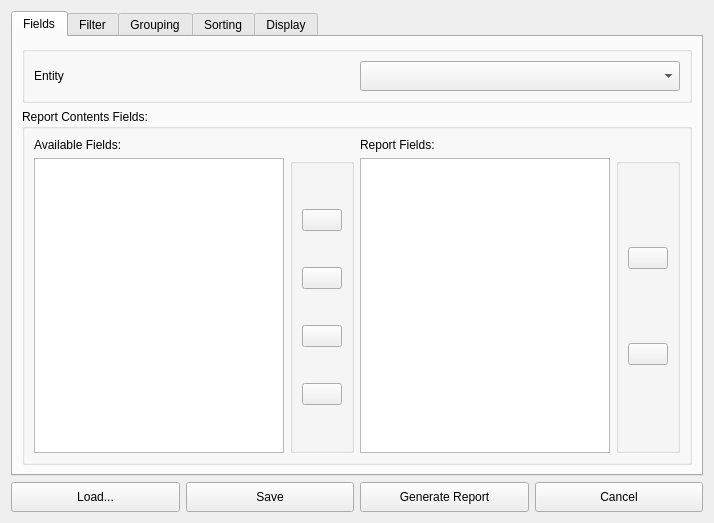
<?xml version="1.0" encoding="UTF-8"?>
<ui version="4.0">
 <class>ReportBuilder</class>
 <widget class="QWidget" name="ReportBuilder">
  <property name="geometry">
   <rect>
    <x>0</x>
    <y>0</y>
    <width>656</width>
    <height>523</height>
   </rect>
  </property>
  <property name="windowTitle">
   <string>STDM Report Builder</string>
  </property>
  <layout class="QGridLayout" name="gridLayout">
   <item row="0" column="0" colspan="4">
    <widget class="QTabWidget" name="tabWidget">
     <property name="currentIndex">
      <number>0</number>
     </property>
     <widget class="QWidget" name="tab">
      <attribute name="title">
       <string>Fields</string>
      </attribute>
      <layout class="QGridLayout" name="gridLayout_3">
       <item row="0" column="0">
        <widget class="QGroupBox" name="groupBox">
         <property name="title">
          <string/>
         </property>
         <layout class="QGridLayout" name="gridLayout_2">
          <item row="0" column="1">
           <widget class="QComboBox" name="comboBox">
            <property name="minimumSize">
             <size>
              <width>0</width>
              <height>30</height>
             </size>
            </property>
           </widget>
          </item>
          <item row="0" column="0">
           <widget class="QLabel" name="label">
            <property name="text">
             <string>Entity</string>
            </property>
            <property name="alignment">
             <set>Qt::AlignLeading|Qt::AlignLeft|Qt::AlignVCenter</set>
            </property>
           </widget>
          </item>
         </layout>
        </widget>
       </item>
       <item row="1" column="0">
        <widget class="QGroupBox" name="groupBox_2">
         <property name="title">
          <string>Report Contents Fields:</string>
         </property>
         <layout class="QGridLayout" name="gridLayout_4">
          <item row="0" column="0">
           <widget class="QLabel" name="label_2">
            <property name="text">
             <string>Available Fields:</string>
            </property>
           </widget>
          </item>
          <item row="0" column="2">
           <widget class="QLabel" name="label_3">
            <property name="text">
             <string>Report Fields:</string>
            </property>
           </widget>
          </item>
          <item row="1" column="0">
           <widget class="QListWidget" name="listWidget">
            <property name="selectionMode">
             <enum>QAbstractItemView::MultiSelection</enum>
            </property>
           </widget>
          </item>
          <item row="1" column="2">
           <widget class="QListWidget" name="listWidget_2"/>
          </item>
          <item row="1" column="1">
           <widget class="QGroupBox" name="groupBox_3">
            <property name="title">
             <string/>
            </property>
            <property name="flat">
             <bool>true</bool>
            </property>
            <layout class="QVBoxLayout" name="verticalLayout">
             <property name="spacing">
              <number>0</number>
             </property>
             <item>
              <widget class="QPushButton" name="btnAddField">
               <property name="text">
                <string/>
               </property>
               <property name="icon">
                <iconset resource="../../resources.qrc">
                 <normaloff>:/plugins/stdm/images/icons/next.png</normaloff>:/plugins/stdm/images/icons/next.png</iconset>
               </property>
              </widget>
             </item>
             <item>
              <widget class="QPushButton" name="btnRemField">
               <property name="text">
                <string/>
               </property>
               <property name="icon">
                <iconset resource="../../resources.qrc">
                 <normaloff>:/plugins/stdm/images/icons/previous.png</normaloff>:/plugins/stdm/images/icons/previous.png</iconset>
               </property>
              </widget>
             </item>
             <item>
              <widget class="QPushButton" name="btnAddAllFields">
               <property name="text">
                <string/>
               </property>
               <property name="icon">
                <iconset resource="../../resources.qrc">
                 <normaloff>:/plugins/stdm/images/icons/last.png</normaloff>:/plugins/stdm/images/icons/last.png</iconset>
               </property>
              </widget>
             </item>
             <item>
              <widget class="QPushButton" name="btnRemAllFields">
               <property name="text">
                <string/>
               </property>
               <property name="icon">
                <iconset resource="../../resources.qrc">
                 <normaloff>:/plugins/stdm/images/icons/first.png</normaloff>:/plugins/stdm/images/icons/first.png</iconset>
               </property>
              </widget>
             </item>
            </layout>
           </widget>
          </item>
          <item row="1" column="3">
           <widget class="QGroupBox" name="groupBox_4">
            <property name="title">
             <string/>
            </property>
            <property name="flat">
             <bool>true</bool>
            </property>
            <layout class="QVBoxLayout" name="verticalLayout_2">
             <property name="spacing">
              <number>0</number>
             </property>
             <item>
              <widget class="QPushButton" name="btnRptFieldUp">
               <property name="text">
                <string/>
               </property>
               <property name="icon">
                <iconset resource="../../resources.qrc">
                 <normaloff>:/plugins/stdm/images/icons/down.png</normaloff>:/plugins/stdm/images/icons/down.png</iconset>
               </property>
              </widget>
             </item>
             <item>
              <widget class="QPushButton" name="btnRptFieldDwn">
               <property name="text">
                <string/>
               </property>
               <property name="icon">
                <iconset resource="../../resources.qrc">
                 <normaloff>:/plugins/stdm/images/icons/up.png</normaloff>:/plugins/stdm/images/icons/up.png</iconset>
               </property>
              </widget>
             </item>
            </layout>
           </widget>
          </item>
         </layout>
        </widget>
       </item>
      </layout>
     </widget>
     <widget class="QWidget" name="tab_2">
      <attribute name="title">
       <string>Filter</string>
      </attribute>
      <layout class="QGridLayout" name="gridLayout_7">
       <item row="0" column="0" colspan="2">
        <widget class="QLabel" name="label_4">
         <property name="text">
          <string>Enter a WHERE clause to select records that will be appended to the report.</string>
         </property>
        </widget>
       </item>
       <item row="1" column="0" colspan="6">
        <widget class="QGroupBox" name="groupBox_5">
         <property name="title">
          <string>Report Fields</string>
         </property>
         <layout class="QGridLayout" name="gridLayout_6">
          <item row="0" column="0">
           <widget class="QListWidget" name="lstFields"/>
          </item>
          <item row="0" column="1">
           <widget class="QListWidget" name="lstUniqVal"/>
          </item>
          <item row="1" column="1">
           <widget class="QPushButton" name="btnUniqVals">
            <property name="text">
             <string>Get Unique Values</string>
            </property>
           </widget>
          </item>
         </layout>
        </widget>
       </item>
       <item row="2" column="0" rowspan="2">
        <widget class="QGroupBox" name="groupBox_6">
         <property name="title">
          <string>Operators:</string>
         </property>
         <layout class="QGridLayout" name="gridLayout_5">
          <item row="0" column="0">
           <widget class="QPushButton" name="btnOpEqual">
            <property name="minimumSize">
             <size>
              <width>0</width>
              <height>30</height>
             </size>
            </property>
            <property name="text">
             <string>=</string>
            </property>
           </widget>
          </item>
          <item row="0" column="1">
           <widget class="QPushButton" name="btnOpNotEqual">
            <property name="minimumSize">
             <size>
              <width>0</width>
              <height>30</height>
             </size>
            </property>
            <property name="text">
             <string>&lt;&gt;</string>
            </property>
           </widget>
          </item>
          <item row="0" column="2">
           <widget class="QPushButton" name="btnOpLike">
            <property name="minimumSize">
             <size>
              <width>0</width>
              <height>30</height>
             </size>
            </property>
            <property name="text">
             <string>LIKE</string>
            </property>
           </widget>
          </item>
          <item row="1" column="0">
           <widget class="QPushButton" name="btnOpGreater">
            <property name="minimumSize">
             <size>
              <width>0</width>
              <height>30</height>
             </size>
            </property>
            <property name="text">
             <string>&gt;</string>
            </property>
           </widget>
          </item>
          <item row="1" column="1">
           <widget class="QPushButton" name="btnOpGreaterEq">
            <property name="minimumSize">
             <size>
              <width>0</width>
              <height>30</height>
             </size>
            </property>
            <property name="text">
             <string>&gt;=</string>
            </property>
           </widget>
          </item>
          <item row="1" column="2">
           <widget class="QPushButton" name="btnOpAnd">
            <property name="minimumSize">
             <size>
              <width>0</width>
              <height>30</height>
             </size>
            </property>
            <property name="text">
             <string>AND</string>
            </property>
           </widget>
          </item>
          <item row="2" column="0">
           <widget class="QPushButton" name="btnOpLess">
            <property name="minimumSize">
             <size>
              <width>0</width>
              <height>30</height>
             </size>
            </property>
            <property name="text">
             <string>&lt;</string>
            </property>
           </widget>
          </item>
          <item row="2" column="1">
           <widget class="QPushButton" name="btnOpLess_2">
            <property name="minimumSize">
             <size>
              <width>0</width>
              <height>30</height>
             </size>
            </property>
            <property name="text">
             <string>&lt;=</string>
            </property>
           </widget>
          </item>
          <item row="2" column="2">
           <widget class="QPushButton" name="btnOpOr">
            <property name="minimumSize">
             <size>
              <width>0</width>
              <height>30</height>
             </size>
            </property>
            <property name="text">
             <string>OR</string>
            </property>
           </widget>
          </item>
         </layout>
        </widget>
       </item>
       <item row="2" column="1" colspan="5">
        <widget class="QLabel" name="lblSqlEntity">
         <property name="text">
          <string>Select * FROM [ENTITY] WHERE:</string>
         </property>
        </widget>
       </item>
       <item row="3" column="1" colspan="5">
        <widget class="QTextEdit" name="txtSqlParser"/>
       </item>
       <item row="4" column="1">
        <widget class="QPushButton" name="btnSQLClr">
         <property name="minimumSize">
          <size>
           <width>0</width>
           <height>30</height>
          </size>
         </property>
         <property name="text">
          <string>Clear</string>
         </property>
        </widget>
       </item>
       <item row="4" column="2">
        <widget class="QPushButton" name="btnSQLVer">
         <property name="minimumSize">
          <size>
           <width>0</width>
           <height>30</height>
          </size>
         </property>
         <property name="text">
          <string>Verify</string>
         </property>
        </widget>
       </item>
       <item row="4" column="4">
        <widget class="QPushButton" name="btnMap">
         <property name="minimumSize">
          <size>
           <width>0</width>
           <height>30</height>
          </size>
         </property>
         <property name="text">
          <string>Show on Map</string>
         </property>
        </widget>
       </item>
       <item row="4" column="3">
        <widget class="QPushButton" name="btnSQLApply">
         <property name="minimumSize">
          <size>
           <width>0</width>
           <height>30</height>
          </size>
         </property>
         <property name="text">
          <string>Apply</string>
         </property>
        </widget>
       </item>
      </layout>
     </widget>
     <widget class="QWidget" name="tab_3">
      <attribute name="title">
       <string>Grouping</string>
      </attribute>
      <layout class="QGridLayout" name="gridLayout_8">
       <item row="0" column="0">
        <widget class="QLabel" name="label_5">
         <property name="text">
          <string>Report Fields:</string>
         </property>
        </widget>
       </item>
       <item row="1" column="0">
        <widget class="QListWidget" name="lstRptFields"/>
       </item>
       <item row="1" column="1">
        <widget class="QGroupBox" name="groupBox_7">
         <property name="title">
          <string/>
         </property>
         <property name="flat">
          <bool>true</bool>
         </property>
         <layout class="QVBoxLayout" name="verticalLayout_3">
          <property name="spacing">
           <number>0</number>
          </property>
          <item>
           <widget class="QPushButton" name="btnAddGpField">
            <property name="text">
             <string/>
            </property>
            <property name="icon">
             <iconset resource="../../resources.qrc">
              <normaloff>:/plugins/stdm/images/icons/next.png</normaloff>:/plugins/stdm/images/icons/next.png</iconset>
            </property>
           </widget>
          </item>
          <item>
           <widget class="QPushButton" name="btnRemGpField">
            <property name="text">
             <string/>
            </property>
            <property name="icon">
             <iconset resource="../../resources.qrc">
              <normaloff>:/plugins/stdm/images/icons/previous.png</normaloff>:/plugins/stdm/images/icons/previous.png</iconset>
            </property>
           </widget>
          </item>
         </layout>
        </widget>
       </item>
       <item row="1" column="2">
        <widget class="QTableWidget" name="tbGroupFields">
         <attribute name="horizontalHeaderDefaultSectionSize">
          <number>95</number>
         </attribute>
         <attribute name="horizontalHeaderStretchLastSection">
          <bool>true</bool>
         </attribute>
         <column>
          <property name="text">
           <string>Fields</string>
          </property>
         </column>
        </widget>
       </item>
       <item row="2" column="0">
        <widget class="QCheckBox" name="chIncludeGpFields">
         <property name="text">
          <string>Include Group Fields</string>
         </property>
        </widget>
       </item>
      </layout>
     </widget>
     <widget class="QWidget" name="tab_4">
      <attribute name="title">
       <string>Sorting</string>
      </attribute>
      <layout class="QVBoxLayout" name="verticalLayout_4">
       <item>
        <widget class="QLabel" name="label_6">
         <property name="text">
          <string>Sort records by a maximum of three fields in either ascending or descending order.</string>
         </property>
        </widget>
       </item>
       <item>
        <widget class="QTableWidget" name="tbSortFields">
         <attribute name="horizontalHeaderDefaultSectionSize">
          <number>130</number>
         </attribute>
         <attribute name="horizontalHeaderHighlightSections">
          <bool>false</bool>
         </attribute>
         <attribute name="horizontalHeaderStretchLastSection">
          <bool>true</bool>
         </attribute>
         <column>
          <property name="text">
           <string>Fields</string>
          </property>
         </column>
         <column>
          <property name="text">
           <string>Sort</string>
          </property>
         </column>
         <column>
          <property name="text">
           <string>Order</string>
          </property>
         </column>
        </widget>
       </item>
      </layout>
     </widget>
     <widget class="QWidget" name="tab_5">
      <attribute name="title">
       <string>Display</string>
      </attribute>
      <layout class="QGridLayout" name="gridLayout_9">
       <item row="0" column="0">
        <widget class="QLabel" name="label_7">
         <property name="text">
          <string>Settings:</string>
         </property>
        </widget>
       </item>
       <item row="1" column="0">
        <widget class="QTreeWidget" name="trRptSettings">
         <attribute name="headerVisible">
          <bool>false</bool>
         </attribute>
         <column>
          <property name="text">
           <string>1</string>
          </property>
         </column>
         <item>
          <property name="text">
           <string>Elements</string>
          </property>
          <item>
           <property name="text">
            <string>Title</string>
           </property>
          </item>
          <item>
           <property name="text">
            <string>Subtitle</string>
           </property>
          </item>
          <item>
           <property name="text">
            <string>Field Names</string>
           </property>
          </item>
          <item>
           <property name="text">
            <string>Date</string>
           </property>
          </item>
          <item>
           <property name="text">
            <string>Page Numbering</string>
           </property>
          </item>
         </item>
         <item>
          <property name="text">
           <string>Fields</string>
          </property>
         </item>
         <item>
          <property name="text">
           <string>Groups</string>
          </property>
         </item>
        </widget>
       </item>
       <item row="1" column="1">
        <widget class="QStackedWidget" name="stackedWidget">
         <property name="currentIndex">
          <number>-1</number>
         </property>
        </widget>
       </item>
      </layout>
     </widget>
    </widget>
   </item>
   <item row="1" column="0">
    <widget class="QPushButton" name="btnLoad">
     <property name="minimumSize">
      <size>
       <width>0</width>
       <height>30</height>
      </size>
     </property>
     <property name="text">
      <string>Load...</string>
     </property>
    </widget>
   </item>
   <item row="1" column="3">
    <widget class="QPushButton" name="btnRptCancel">
     <property name="minimumSize">
      <size>
       <width>0</width>
       <height>30</height>
      </size>
     </property>
     <property name="text">
      <string>Cancel</string>
     </property>
    </widget>
   </item>
   <item row="1" column="2">
    <widget class="QPushButton" name="btnGenRpt">
     <property name="minimumSize">
      <size>
       <width>0</width>
       <height>30</height>
      </size>
     </property>
     <property name="text">
      <string>Generate Report</string>
     </property>
    </widget>
   </item>
   <item row="1" column="1">
    <widget class="QPushButton" name="btnSave">
     <property name="minimumSize">
      <size>
       <width>0</width>
       <height>30</height>
      </size>
     </property>
     <property name="text">
      <string>Save</string>
     </property>
    </widget>
   </item>
  </layout>
 </widget>
 <resources>
  <include location="../../resources.qrc"/>
 </resources>
 <connections/>
</ui>
